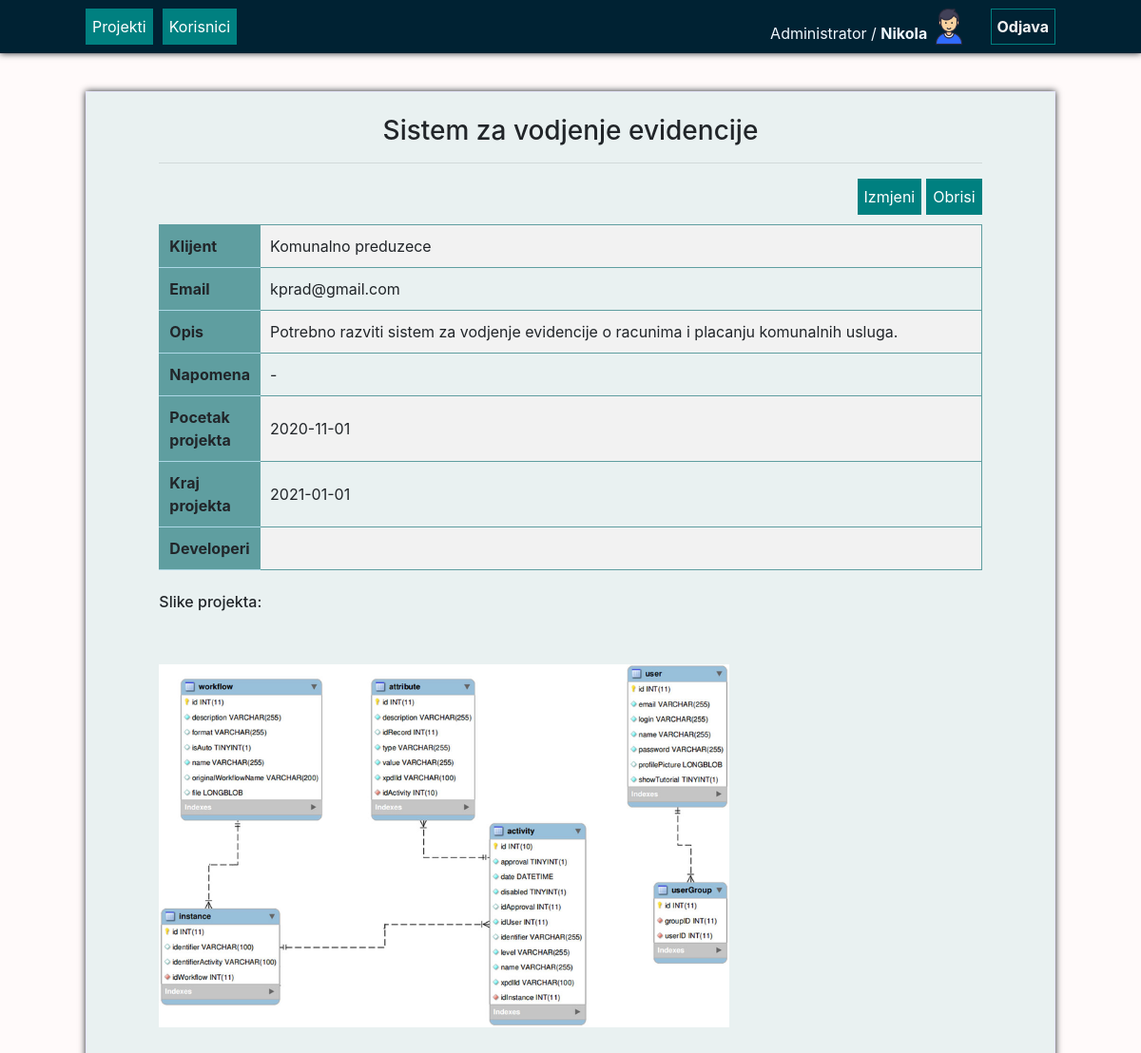
Page /ITP_Nikola_Kostovic/proj.php?data=21 (signed in) on the committed database.
### tables this page shows
CREATE TABLE IF NOT EXISTS `projekat` (
  `PROJEKAT_ID` int(20) NOT NULL AUTO_INCREMENT,
  `PROJEKAT_NAZIV` varchar(100) NOT NULL,
  `PROJEKAT_NAZIV_KLIJENTA` varchar(100) NOT NULL,
  `PROJEKAT_EMAIL_KLIJENTA` varchar(50) NOT NULL,
  `PROJEKAT_OPIS` text NOT NULL,
  `PROJEKAT_NAPOMENA` text DEFAULT NULL,
  `PROJEKAT_OD` date NOT NULL,
  `PROJEKAT_DO` date NOT NULL,
  PRIMARY KEY (`PROJEKAT_ID`)
);

CREATE TABLE IF NOT EXISTS `slika` (
  `SLIKA_ID` int(20) NOT NULL AUTO_INCREMENT,
  `SLIKA_PUTANJA` varchar(100) NOT NULL,
  `PROJEKAT_ID` int(20) NOT NULL,
  PRIMARY KEY (`SLIKA_ID`)
);

### ITP_Nikola_Kostovic/proj.php (the view, shortened to what this page needs)
<?php
$id_projekta = $_GET["data"];
?>
<!doctype html>
<html lang="en">
<head>
    <link rel="stylesheet" type="text/css" href="style/projekti-style.css">
    <link rel="stylesheet" type="text/css" href="style/nav_style.css">
    <link rel="stylesheet" href="https://cdn.jsdelivr.net/npm/bootstrap@4.5.3/dist/css/bootstrap.min.css">
</head>
    <body  style="background-color: snow">
        <?php
        include "./Navbar.php";
      ?>
        <div class="main">
            <div class="container-tabela">
                <br>
                <?php
                include "./db_connection.php";
                $query_result = $connection->query("SELECT * FROM projekat WHERE PROJEKAT_ID = '{$id_projekta}'");
                $row = $query_result->fetch_array();
                echo "<h3 id='naziv' style='text-align: center'> {$row['PROJEKAT_NAZIV']}</h3><hr>";
                if($_COOKIE['korisnik_uloga'] == "admin" ){
                    echo "<button style='float: right; margin: 0px 0px 4px 5px;' type='button'; onclick='brisanje($id_projekta)' \">Obrisi</button>";
                }
                echo "<button style='float: right; margin: 0px 0px 4px 5px;' type='button'  onclick='izmjene($id_projekta)'\">Izmjeni</button>";
                ?>
            <br>
            <table>
                <?php
                    echo "<br>
                       <tr>
                            <th>Klijent</th>
                            <td>{$row['PROJEKAT_NAZIV_KLIJENTA']}</td>
                       </tr>
                       <tr>
                            <th>Email</th>
                            <td>{$row['PROJEKAT_EMAIL_KLIJENTA']}</td>
                       </tr>
                       <tr>
                            <th>Opis</th>
                            <td>{$row['PROJEKAT_OPIS']}</td>
                       </tr>
                       <tr>
                            <th>Napomena</th>
                            <td>{$row['PROJEKAT_NAPOMENA']}</td>
                       </tr>
                       <tr>
                            <th>Pocetak projekta</th>
                            <td>{$row['PROJEKAT_OD']}</td>
                       </tr>
                        <tr>
                            <th>Kraj projekta</th>
                            <td>{$row['PROJEKAT_DO']}</td>
                       </tr>
                        <tr>
                            <th>Developeri</th>
                            <td>"; ?>
                            </td>
                       </tr>
            </table>
            <br>
            <h6>Slike projekta:</h6><br>
            <?php
            $query_rez = $connection->query("SELECT * FROM slika WHERE PROJEKAT_ID = {$id_projekta}");
            while ($row = $query_rez->fetch_array()) {
                echo "<br><div><img style='width: 600px' src='{$row['SLIKA_PUTANJA']}'></div>";
            }
            ?>
            <br><br><br>
            </div>
        </div>
    </body>
</html>

### ITP_Nikola_Kostovic/style/projekti-style.css (style rules this page uses)
.main { background-color: #e9f1f1; width: 85%; margin: 0 auto; border: solid lavender 1px; box-shadow: 0px 0px 7px; margin-bottom: 20px; }
tr,th { padding: 10px; margin: 10px; border: solid cadetblue 1px; }
td { padding: 10px; width: 100%; }
th { background-color: cadetblue; padding: 10px; text-align: center; border-bottom: solid lightblue 1px; }
tr:nth-child(odd) { background-color: #f2f2f2 }
.container-tabela { width: 85%; margin: 0 auto; }

### ITP_Nikola_Kostovic/style/nav_style.css (style rules this page uses)
button { background-color: #008080; margin: 4px 2px; cursor: pointer; vertical-align: bottom; color: white; padding: 6px; margin: 4px 2px; border: solid #008080 1px; }

### rows in the picture
projekat: PROJEKAT_NAZIV "Sistem za vodjenje evidencije", PROJEKAT_NAZIV_KLIJENTA "Komunalno preduzece", PROJEKAT_EMAIL_KLIJENTA "kprad@gmail.com", PROJEKAT_OPIS "Potrebno razviti sistem za vodjenje evidencije o racunima i placanju komunalnih usluga.", PROJEKAT_NAPOMENA "-", PROJEKAT_OD "2020-11-01", PROJEKAT_DO "2021-01-01"
slika: SLIKA_PUTANJA (picture)

### other values in the picture
$uloga "Administrator"
$_COOKIE['korisnik_ime'] "Nikola"
